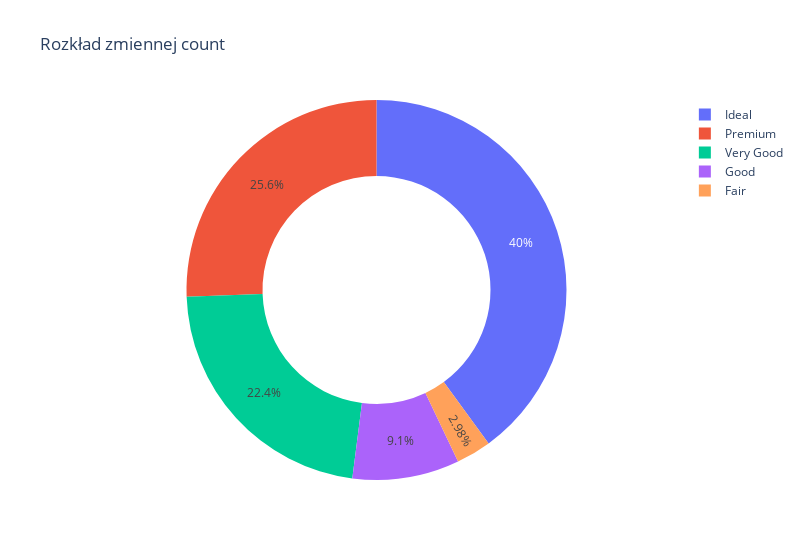

The notebook cell this image was saved under:
### Code cell
fig = go.Figure(data=go.Pie(labels=dff['type'], values=dff['count'], hole= 0.6),
                layout=go.Layout(title={'text':'Rozkład zmiennej count'}, width=800))
fig.show()

### Figure 1 — Plotly figure (JSON) as saved in the notebook; plotly's stock layout.template omitted (floating-point values rounded to 4 significant figures)
{"data": [{"hole": 0.6, "labels": ["Ideal", "Premium", "Very Good", "Good", "Fair"], "type": "pie", "values": [21551, 13791, 12082, 4906, 1610]}], "layout": {"title": {"text": "Rozkład zmiennej count"}, "width": 800}}
